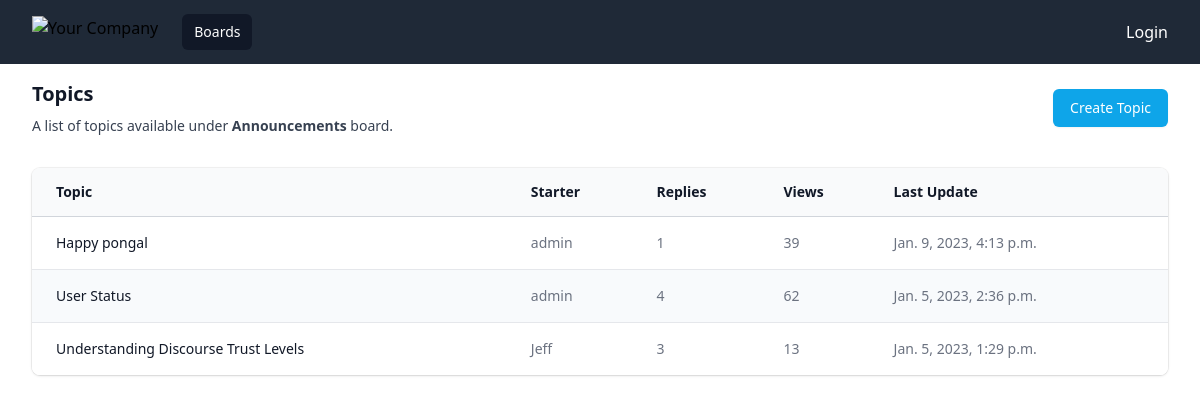
Screenshot of /boards/6/topics with the database file from the repository.
### board/models.py (models this page shows, shortened)
class Board(models.Model):
    name = models.CharField(max_length=30, unique=True)
    description = models.CharField(max_length=100)

class Topic(models.Model):
    subject = models.CharField(max_length=255)
    last_updated = models.DateTimeField(auto_now_add=True)
    board = models.ForeignKey(
        Board, on_delete=models.CASCADE, related_name="topics"
    )
    starter = models.ForeignKey(
        User, on_delete=models.CASCADE, related_name="topics"
    )
    views = models.PositiveIntegerField(default=0)

### board/views.py (the view)
# urls.py: path("boards/<int:board_id>/topics", views.board_topics, name="board_topics"),
def board_topics(request, board_id):
    board = get_object_or_404(Board, id=board_id)
    topics = board.topics.order_by('-last_updated').annotate(replies=Count('posts') - 1)
    return render(request, "topics.html", {"board": board, "topics": topics})

### templates/topics.html
{% extends "base.html"%}
{% block content%}
<body>
    <div class="px-4 py-4 sm:px-6 lg:px-8">
      <div class="sm:flex sm:items-center">
        <div class="sm:flex-auto">
          <h1 class="text-xl font-semibold text-gray-900">
            <a href="{% url 'home' %}">Topics</a></h1>
          <p class="mt-2 text-sm text-gray-700">A list of topics available under <span class="font-semibold">{{ board.name }}</span> board.</p>
        </div>
        <div class="mt-4 sm:mt-0 sm:ml-16 sm:flex-none">
          <button type="button"
            class="inline-flex items-center justify-center rounded-md border border-transparent bg-sky-500 px-4 py-2 text-sm font-medium text-white shadow-sm hover:bg-indigo-700 focus:outline-none focus:ring-2 focus:ring-indigo-500 focus:ring-offset-2 sm:w-auto">
            <a href="{% url "new_topic" board.id %}">Create Topic</a></button>
        </div>
      </div>
      <div class="mt-8 flex flex-col">
        <div class="-my-2 -mx-4 overflow-x-auto sm:-mx-6 lg:-mx-8">
          <div class="inline-block min-w-full py-2 align-middle md:px-6 lg:px-8">
            <div class="overflow-hidden shadow ring-1 ring-black ring-opacity-5 md:rounded-lg">
              <table class="min-w-full divide-y divide-gray-300">
                <thead class="bg-gray-50">
                  <tr>
                    <th scope="col" class="py-3.5 pl-4 pr-3 text-left text-sm font-semibold text-gray-900 sm:pl-6">Topic
                    </th>
                    <th scope="col" class="px-3 py-3.5 text-left text-sm font-semibold text-gray-900">Starter</th>
                    <th scope="col" class="px-3 py-3.5 text-left text-sm font-semibold text-gray-900">Replies</th>
                    <th scope="col" class="px-3 py-3.5 text-left text-sm font-semibold text-gray-900">Views</th>
                    <th scope="col" class="px-3 py-3.5 text-left text-sm font-semibold text-gray-900">Last Update</th>
                  </tr>
                </thead>
                <tbody class="divide-y divide-gray-200 bg-white">
                  {% for topic in topics %}
                  <tr class="odd:bg-white even:bg-slate-50 hover:bg-sky-300">
                    <td class="whitespace-nowrap py-4 pl-4 pr-3 text-sm font-medium text-gray-900 sm:pl-6">
                      <a href="{% url "topic_posts" board.id topic.id %}">{{ topic.subject }}</a>
                    </td>
                    <td class="whitespace-nowrap px-3 py-4 text-sm text-gray-500">{{ topic.starter.username }}</td>
                    <td class="whitespace-nowrap px-3 py-4 text-sm text-gray-500">{{ topic.replies }}</td>
                    <td class="whitespace-nowrap px-3 py-4 text-sm text-gray-500">{{ topic.views }}</td>
                    <td class="whitespace-nowrap px-3 py-4 text-sm text-gray-500">{{ topic.last_updated }}</td>
                  </tr>
                  {% endfor %}
                </tbody>
              </table>
            </div>
          </div>
        </div>
      </div>
    </div>
  </body>
{% endblock%}

### rows the page displays
Board: name "Announcements"
Topic: subject "Happy pongal", starter.username "admin", replies "1", views "39", last_updated "Jan. 9, 2023, 4:13 p.m."
Topic: subject "User Status", starter.username "admin", replies "4", views "62", last_updated "Jan. 5, 2023, 2:36 p.m."
Topic: subject "Understanding Discourse Trust Levels", starter.username "Jeff", replies "3", views "13", last_updated "Jan. 5, 2023, 1:29 p.m."
